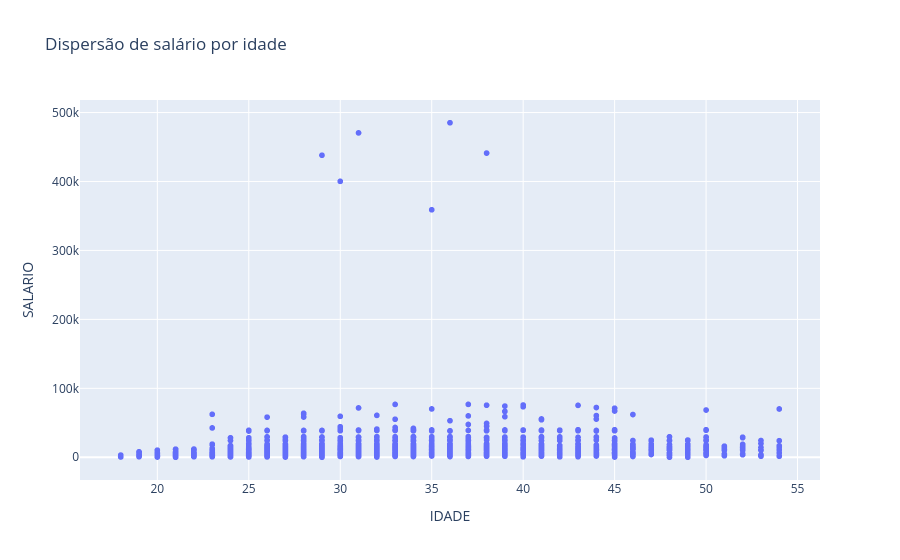

The notebook cell saved with this chart:
### Code cell
# Cria um gráfico interativo de dispersão com Plotly
fig = px.scatter(dados, x='IDADE', y='SALARIO', title='Dispersão de salário por idade')

# Exibe o gráfico interativo
fig.show()

### Figure 1 — Plotly figure (JSON) as saved in the notebook; plotly's stock layout.template omitted (floating-point values rounded to 4 significant figures; data arrays with more than 128 entries replaced by an {"elided": "..."} marker saying what was removed)
{"data": [{"hovertemplate": "IDADE=%{x}<br>SALARIO=%{y}<extra></extra>", "legendgroup": "", "marker": {"color": "#636efa", "symbol": "circle"}, "mode": "markers", "name": "", "showlegend": false, "type": "scattergl", "x": {"elided": "4271 float values"}, "xaxis": "x", "y": {"elided": "4271 float values"}, "yaxis": "y"}], "layout": {"legend": {"tracegroupgap": 0}, "title": {"text": "Dispersão de salário por idade"}, "xaxis": {"anchor": "y", "domain": [0, 1], "title": {"text": "IDADE"}}, "yaxis": {"anchor": "x", "domain": [0, 1], "title": {"text": "SALARIO"}}}}
